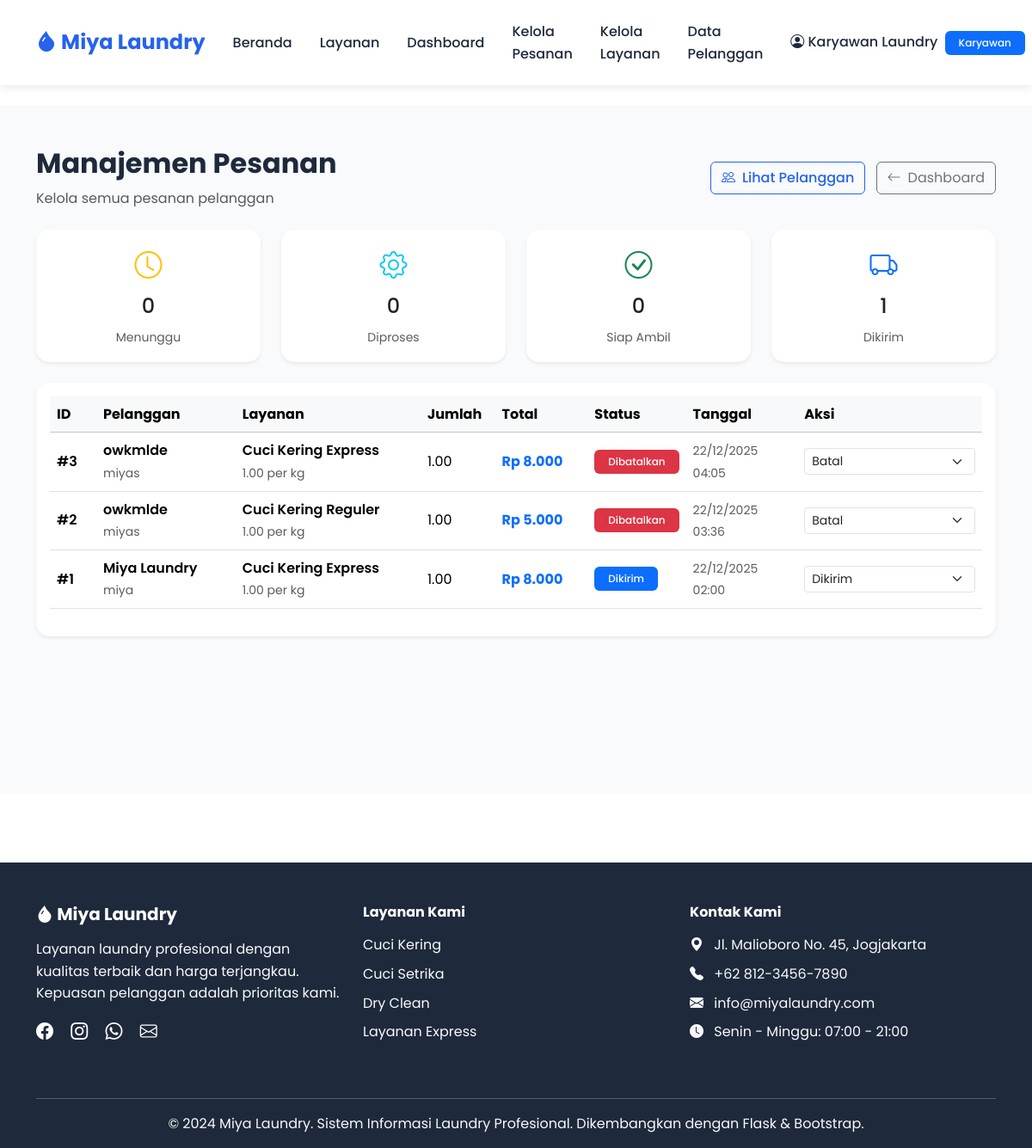
Page /admin/orders (signed in) on the earlier database version.
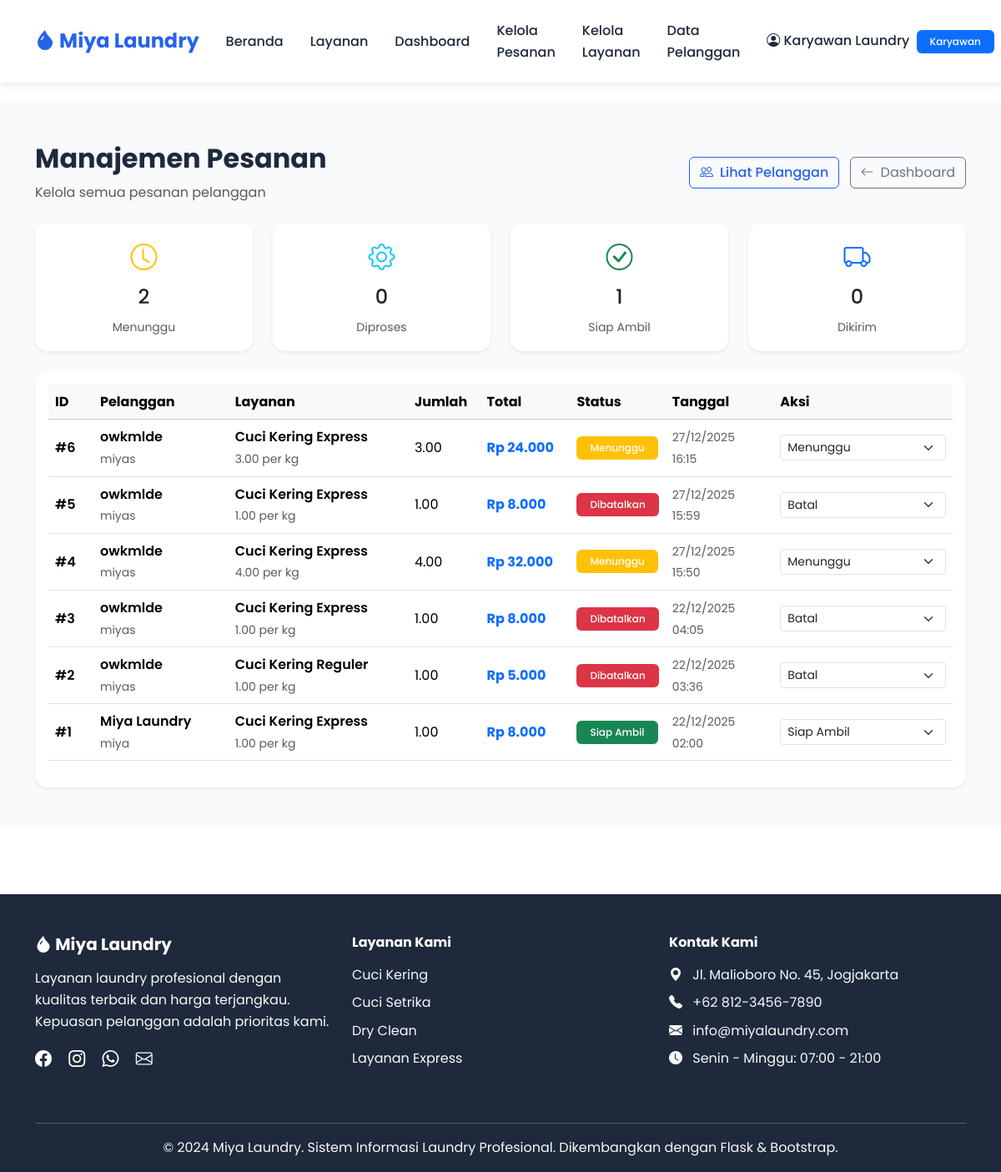
Same page on the later database version.
### app/models/models/order.py (models this page shows, shortened)
class ServiceOrder(database.Model):
    __tablename__ = 'service_orders'
    id = database.Column(database.Integer, primary_key=True)
    order_number = database.Column(database.String(50), unique=True, nullable=False)
    quantity = database.Column(database.Numeric(10, 2), nullable=False)
    total_price = database.Column(database.Numeric(12, 2), nullable=False)
    status = database.Column(database.String(20), default='Pending')  # Pending, Processing, Completed, Cancelled
    notes = database.Column(database.Text)
    pickup_address = database.Column(database.Text)
    delivery_address = database.Column(database.Text)
    order_date = database.Column(database.DateTime, default=datetime.utcnow)
    completed_date = database.Column(database.DateTime)
    user_id = database.Column(database.Integer, database.ForeignKey('users.id'), nullable=False)
    service_id = database.Column(database.Integer, database.ForeignKey('laundry_services.id'), nullable=False)

### app/models/models/user.py (models this page shows, shortened)
class User(UserMixin, database.Model):
    __tablename__ = 'users'
    id = database.Column(database.Integer, primary_key=True)
    username = database.Column(database.String(80), unique=True, nullable=False, index=True)
    email = database.Column(database.String(120), unique=True, nullable=False, index=True)
    password = database.Column(database.String(255), nullable=False)
    full_name = database.Column(database.String(100), nullable=False)
    phone = database.Column(database.String(20))
    address = database.Column(database.Text)
    created_at = database.Column(database.DateTime, default=datetime.utcnow)
    updated_at = database.Column(database.DateTime, default=datetime.utcnow, onupdate=datetime.utcnow)
    role_id = database.Column(database.Integer, database.ForeignKey('roles.id'), nullable=False)
    orders = database.relationship('ServiceOrder', backref='customer', lazy='dynamic')
    def is_karyawan(self):
        return self.role.name == 'Karyawan'

### app/models/models/service.py (models this page shows, shortened)
class LaundryService(database.Model):
    __tablename__ = 'laundry_services'
    id = database.Column(database.Integer, primary_key=True)
    name = database.Column(database.String(100), nullable=False)
    description = database.Column(database.Text, nullable=False)
    price = database.Column(database.Numeric(10, 2), nullable=False)
    unit = database.Column(database.String(20), nullable=False)  # per kg, per item, per meter, dll
    duration = database.Column(database.String(50))  # estimasi waktu pengerjaan
    image_url = database.Column(database.String(500))
    is_active = database.Column(database.Boolean, default=True)
    created_at = database.Column(database.DateTime, default=datetime.utcnow)
    updated_at = database.Column(database.DateTime, default=datetime.utcnow, onupdate=datetime.utcnow)
    orders = database.relationship('ServiceOrder', backref='service', lazy='dynamic')

### app/models/routes/admin.py (the view)
@admin_blueprint.route('/orders')
@login_required
@karyawan_required
def manage_orders():
    all_orders = ServiceOrder.query.order_by(ServiceOrder.order_date.desc()).all()
    return render_template('admin/manage_orders.html', orders=all_orders)

### app/models/routes/admin.py (called while the page is built)
def karyawan_required(function):
    @wraps(function)
    def decorated_function(*args, **kwargs):
        if not current_user.is_authenticated:
            flash('Silakan login terlebih dahulu.', 'warning')
            return redirect(url_for('auth.login'))
        if not current_user.is_karyawan():
            flash('Anda tidak memiliki akses ke halaman ini. Hanya karyawan yang diizinkan.', 'danger')
            return redirect(url_for('main.index'))
        return function(*args, **kwargs)
    return decorated_function

### app/templates/admin/manage_orders.html (shortened to what the changed rows need)
{% extends 'base.html' %}
{% block content %}
<section class="py-5" style="background: #f8fafc; min-height: 100vh;">
    <div class="container">
        <div class="d-flex justify-content-between align-items-center mb-4">
            <div>
                <h2 class="fw-bold">Manajemen Pesanan</h2>
            </div>
        </div>
        <div class="row mb-4">
            <div class="col-md-3">
                <div class="card border-0 shadow-sm">
                    <div class="card-body text-center">
                        <i class="bi bi-clock text-warning" style="font-size: 2rem;"></i>
                        <h4 class="mt-2">{{ orders|selectattr('status', 'equalto', 'pending')|list|length }}</h4>
                        <small class="text-muted">Menunggu</small>
                    </div>
                </div>
            </div>
            <div class="col-md-3">
                <div class="card border-0 shadow-sm">
                    <div class="card-body text-center">
                        <i class="bi bi-check-circle text-success" style="font-size: 2rem;"></i>
                        <h4 class="mt-2">{{ orders|selectattr('status', 'equalto', 'ready')|list|length }}</h4>
                        <small class="text-muted">Siap Ambil</small>
                    </div>
                </div>
            </div>
            <div class="col-md-3">
                <div class="card border-0 shadow-sm">
                    <div class="card-body text-center">
                        <i class="bi bi-truck text-primary" style="font-size: 2rem;"></i>
                        <h4 class="mt-2">{{ orders|selectattr('status', 'equalto', 'delivered')|list|length }}</h4>
                        <small class="text-muted">Dikirim</small>
                    </div>
                </div>
            </div>
        </div>
        <div class="card border-0 shadow-sm">
            <div class="card-body">
                <div class="table-responsive">
                    <table class="table table-hover align-middle">
                        <thead class="table-light">
                            <tr>
                                <th style="width: 5%;">ID</th>
                                <th style="width: 15%;">Pelanggan</th>
                                <th style="width: 20%;">Layanan</th>
                                <th style="width: 8%;">Jumlah</th>
                                <th style="width: 10%;">Total</th>
                                <th style="width: 10%;">Status</th>
                                <th style="width: 12%;">Tanggal</th>
                                <th style="width: 20%;">Aksi</th>
                            </tr>
                        </thead>
                        <tbody>
                            {% for order in orders %}
                            <tr>
                                <td class="fw-semibold">#{{ order.id }}</td>
                                <td>
                                    <div>
                                        <div class="fw-semibold">{{ order.customer.full_name }}</div>
                                        <small class="text-muted">{{ order.customer.username }}</small>
                                    </div>
                                </td>
                                <td>
                                    <div class="fw-semibold">{{ order.service.name }}</div>
                                    <small class="text-muted">{{ order.quantity }} {{ order.service.unit }}</small>
                                </td>
                                <td>{{ order.quantity }}</td>
                                <td class="fw-bold text-primary">Rp {{ order.total_price|number_format }}</td>
                                <td>
                                    <span class="badge
                                        {% if order.status == 'pending' %} bg-warning
                                        {% elif order.status == 'processing' %} bg-info
                                        {% elif order.status == 'ready' %} bg-success
                                        {% elif order.status == 'delivered' %} bg-primary
                                        {% elif order.status == 'cancelled' %} bg-danger
                                        {% else %} bg-secondary{% endif %}">
                                        {% if order.status == 'pending' %}Menunggu
                                        {% elif order.status == 'processing' %}Diproses
                                        {% elif order.status == 'ready' %}Siap Ambil
                                        {% elif order.status == 'delivered' %}Dikirim
                                        {% elif order.status == 'cancelled' %}Dibatalkan
                                        {% else %}{{ order.status }}{% endif %}
                                    </span>
                                </td>
                                <td>
                                    <small class="text-muted">
                                        {{ order.order_date.strftime('%d/%m/%Y') }}<br>
                                        {{ order.order_date.strftime('%H:%M') }}
                                    </small>
                                </td>
                                <td>
                                    <form method="POST" action="{{ url_for('admin.update_order_status', order_id=order.id) }}" class="d-inline">
                                        <select name="status" class="form-select form-select-sm" onchange="this.form.submit()">
                                            <option value="pending" {% if order.status == 'pending' %}selected{% endif %}>Menunggu</option>
                                            <option value="ready" {% if order.status == 'ready' %}selected{% endif %}>Siap Ambil</option>
                                            <option value="delivered" {% if order.status == 'delivered' %}selected{% endif %}>Dikirim</option>
                                            <option value="cancelled" {% if order.status == 'cancelled' %}selected{% endif %}>Batal</option>
                                        </select>
                                    </form>
                                </td>
                            </tr>
                            {% endfor %}
                        </tbody>
                    </table>
                </div>
            </div>
        </div>
    </div>
</section>
{% endblock %}

Differences in the rows shown:
added ServiceOrder: id "6", customer.full_name "owkmlde", customer.username "miyas", service.name "Cuci Kering Express", quantity "3.00", service.unit "per kg", total_price|number_format "24.000", shows "Menunggu", order_date "27/12/2025", order_date "16:15", status "Menunggu"
added ServiceOrder: id "5", customer.full_name "owkmlde", customer.username "miyas", service.name "Cuci Kering Express", quantity "1.00", service.unit "per kg", total_price|number_format "8.000", shows "Dibatalkan", order_date "27/12/2025", order_date "15:59", status "Batal"
added ServiceOrder: id "4", customer.full_name "owkmlde", customer.username "miyas", service.name "Cuci Kering Express", quantity "4.00", service.unit "per kg", total_price|number_format "32.000", shows "Menunggu", order_date "27/12/2025", order_date "15:50", status "Menunggu"
changed ServiceOrder "Miya Laundry": status "Dikirim" → "Siap Ambil"
Other differences:
{{ orders|selectattr('status', 'equalto', 'pending')|list|length }}: "0" → "2"
{{ orders|selectattr('status', 'equalto', 'ready')|list|length }}: "0" → "1"
{{ orders|selectattr('status', 'equalto', 'delivered')|list|length }}: "1" → "0"
